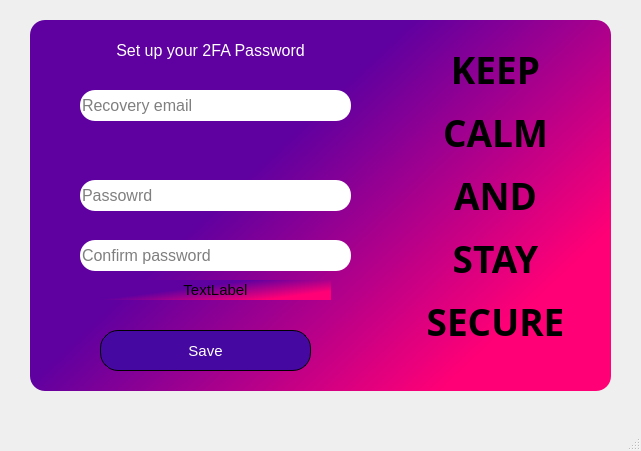
<?xml version="1.0" encoding="UTF-8"?>
<ui version="4.0">
 <class>MainWindow</class>
 <widget class="QMainWindow" name="MainWindow">
  <property name="geometry">
   <rect>
    <x>0</x>
    <y>0</y>
    <width>641</width>
    <height>451</height>
   </rect>
  </property>
  <property name="windowTitle">
   <string>MainWindow</string>
  </property>
  <widget class="QWidget" name="centralwidget">
   <widget class="QFrame" name="frame">
    <property name="geometry">
     <rect>
      <x>30</x>
      <y>20</y>
      <width>581</width>
      <height>371</height>
     </rect>
    </property>
    <property name="styleSheet">
     <string notr="true">background-color: qlineargradient(spread:pad, x1:0.205, y1:0.465955, x2:1, y2:1, stop:0.119318 rgba(95, 0, 160, 255), stop:0.744318 rgba(255, 0, 118, 255));
border-radius: 15px;</string>
    </property>
    <property name="frameShape">
     <enum>QFrame::StyledPanel</enum>
    </property>
    <property name="frameShadow">
     <enum>QFrame::Raised</enum>
    </property>
    <widget class="QLineEdit" name="email">
     <property name="geometry">
      <rect>
       <x>50</x>
       <y>70</y>
       <width>271</width>
       <height>31</height>
      </rect>
     </property>
     <property name="font">
      <font>
       <family>Segoe UI</family>
       <pointsize>12</pointsize>
      </font>
     </property>
     <property name="styleSheet">
      <string notr="true">background-color: rgb(255, 255, 255);
</string>
     </property>
     <property name="inputMethodHints">
      <set>Qt::ImhEmailCharactersOnly</set>
     </property>
     <property name="placeholderText">
      <string>Recovery email</string>
     </property>
     <property name="clearButtonEnabled">
      <bool>true</bool>
     </property>
    </widget>
    <widget class="QLineEdit" name="password">
     <property name="geometry">
      <rect>
       <x>50</x>
       <y>160</y>
       <width>271</width>
       <height>31</height>
      </rect>
     </property>
     <property name="font">
      <font>
       <family>Segoe UI</family>
       <pointsize>12</pointsize>
      </font>
     </property>
     <property name="styleSheet">
      <string notr="true">background-color: rgb(255, 255, 255);</string>
     </property>
     <property name="echoMode">
      <enum>QLineEdit::Password</enum>
     </property>
     <property name="placeholderText">
      <string>Passowrd</string>
     </property>
     <property name="clearButtonEnabled">
      <bool>true</bool>
     </property>
    </widget>
    <widget class="QLineEdit" name="confirm_password">
     <property name="geometry">
      <rect>
       <x>50</x>
       <y>220</y>
       <width>271</width>
       <height>31</height>
      </rect>
     </property>
     <property name="font">
      <font>
       <family>Segoe UI</family>
       <pointsize>12</pointsize>
      </font>
     </property>
     <property name="styleSheet">
      <string notr="true">background-color: rgb(255, 255, 255);</string>
     </property>
     <property name="echoMode">
      <enum>QLineEdit::Password</enum>
     </property>
     <property name="placeholderText">
      <string>Confirm password</string>
     </property>
     <property name="clearButtonEnabled">
      <bool>true</bool>
     </property>
    </widget>
    <widget class="QPushButton" name="save_button">
     <property name="geometry">
      <rect>
       <x>70</x>
       <y>310</y>
       <width>211</width>
       <height>41</height>
      </rect>
     </property>
     <property name="font">
      <font>
       <family>Segoe UI</family>
       <pointsize>11</pointsize>
      </font>
     </property>
     <property name="styleSheet">
      <string notr="true">/*color: rgb(255, 255, 255);*/

QPushButton {
    color: white;                /* Text color */
    border: 1px solid;   /* Border color */
    border-radius: 18px;        /* Rounded corners */
    padding: 10px;              /* Space inside the button */
	;
	background-color: rgb(69, 8, 161);
}

QPushButton:hover {
  /* Change background on hover */
	background-color: rgb(146, 37, 255);
}

QPushButton:pressed {
       /* Change background when pressed */
	background-color: rgb(131, 14, 190);
}
</string>
     </property>
     <property name="text">
      <string>Save</string>
     </property>
    </widget>
    <widget class="QFrame" name="frame_2">
     <property name="geometry">
      <rect>
       <x>350</x>
       <y>0</y>
       <width>231</width>
       <height>371</height>
      </rect>
     </property>
     <property name="styleSheet">
      <string notr="true">/*background-color: rgb(26, 26, 26);*/
QFrame{
	background-color:none;
	color:none;
}

QFrame:hover{
	background-color: rgb(0, 0, 0);
	color:white;
}</string>
     </property>
     <property name="frameShape">
      <enum>QFrame::StyledPanel</enum>
     </property>
     <property name="frameShadow">
      <enum>QFrame::Raised</enum>
     </property>
     <widget class="QLabel" name="label">
      <property name="geometry">
       <rect>
        <x>0</x>
        <y>0</y>
        <width>231</width>
        <height>351</height>
       </rect>
      </property>
      <property name="font">
       <font>
        <family>Agency FB</family>
        <pointsize>28</pointsize>
        <weight>75</weight>
        <bold>true</bold>
       </font>
      </property>
      <property name="text">
       <string>&lt;html&gt;&lt;head/&gt;&lt;body&gt;&lt;p align=&quot;center&quot;&gt;KEEP&lt;/p&gt;&lt;p align=&quot;center&quot;&gt;CALM&lt;/p&gt;&lt;p align=&quot;center&quot;&gt;AND&lt;/p&gt;&lt;p align=&quot;center&quot;&gt;STAY&lt;/p&gt;&lt;p align=&quot;center&quot;&gt;SECURE&lt;/p&gt;&lt;/body&gt;&lt;/html&gt;</string>
      </property>
     </widget>
    </widget>
    <widget class="QLabel" name="title">
     <property name="geometry">
      <rect>
       <x>60</x>
       <y>10</y>
       <width>241</width>
       <height>41</height>
      </rect>
     </property>
     <property name="font">
      <font>
       <pointsize>12</pointsize>
      </font>
     </property>
     <property name="styleSheet">
      <string notr="true">color: rgb(255, 255, 255);
background-color:none</string>
     </property>
     <property name="text">
      <string>Set up your 2FA Password</string>
     </property>
     <property name="alignment">
      <set>Qt::AlignCenter</set>
     </property>
    </widget>
    <widget class="QLabel" name="error_message">
     <property name="geometry">
      <rect>
       <x>70</x>
       <y>260</y>
       <width>231</width>
       <height>20</height>
      </rect>
     </property>
     <property name="font">
      <font>
       <pointsize>11</pointsize>
      </font>
     </property>
     <property name="text">
      <string>TextLabel</string>
     </property>
     <property name="alignment">
      <set>Qt::AlignCenter</set>
     </property>
    </widget>
   </widget>
  </widget>
  <widget class="QMenuBar" name="menubar">
   <property name="geometry">
    <rect>
     <x>0</x>
     <y>0</y>
     <width>641</width>
     <height>21</height>
    </rect>
   </property>
  </widget>
  <widget class="QStatusBar" name="statusbar"/>
 </widget>
 <resources/>
 <connections/>
</ui>
